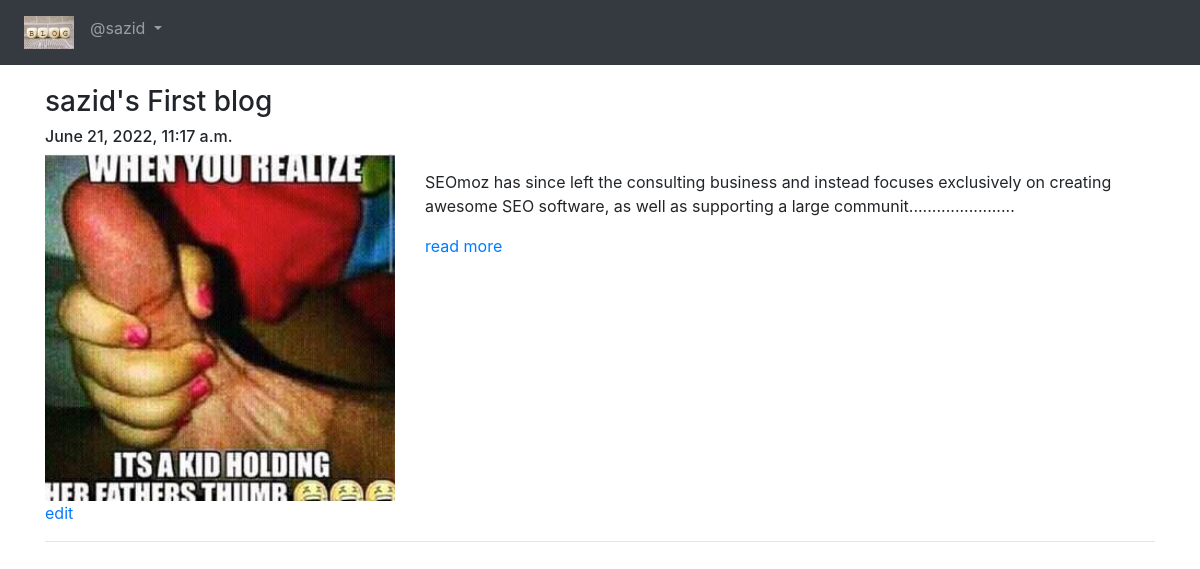
The page /blog/My-Blog (signed in) on the database its author committed.
### Blog_App/models.py (models this page shows, shortened)
class Blog(models.Model):
    author = models.ForeignKey(User,on_delete=models.CASCADE,related_name='post_author')
    blog_title = models.CharField(max_length=264,verbose_name='Put a Title')
    slug = models.SlugField(max_length=264,unique=True)
    blog_content = models.TextField(verbose_name=" What's on your mind ?")
    blog_image = models.ImageField(upload_to='blog_images',verbose_name="Image")
    publish_date = models.DateTimeField(auto_now_add=True)
    update_date = models.DateTimeField(auto_now=True)

### Blog_App/views.py (the view)
# urls.py: path('My-Blog',views.My_Blog.as_view(),name='My_Blog'),
class My_Blog(LoginRequiredMixin, TemplateView):
    template_name = 'Blog_App/My_Blog.html'

### Blog_App/templatetags/custom_filters.py (called while the page is built)
def range_filter(value):
    return value[0:150]+ "......................."

### templates/Blog_App/My_Blog.html (shortened to what this page needs)
{% extends 'base.html' %}
{% load custom_filters %}
{% block body_block %}
{% for blog in user.post_author.all %}
  <h3>{{ blog.blog_title }}</h3>
  <h6>{{blog.publish_date}}</h6>
  <div class="row">
    <div class="col-sm-4">
      <img src="/media/{{blog.blog_image}}" width="100%">
    </div>
    <div class="col-sm-8">
      <p>{{blog.blog_content|range_filter|linebreaks}}</p>
      <a href="{% url 'Blog_App:Blog_Details' slug=blog.slug %}">read more</a>
    </div>
  </div>
  <a href="{% url 'Blog_App:Edit_Blog' pk=blog.pk %}">edit</a>
  <hr>
  {% endfor %}
{% endblock %}

### templates/base.html (shortened to what this page needs)
<!DOCTYPE html>
<html lang="en" dir="ltr">
  <head>
    <link rel="stylesheet" href="https://maxcdn.bootstrapcdn.com/bootstrap/4.4.1/css/bootstrap.min.css">
    <link href="https://maxcdn.bootstrapcdn.com/font-awesome/4.7.0/css/font-awesome.min.css" rel="stylesheet">
  </head>
  <body>
    <nav class="navbar navbar-expand-sm bg-dark navbar-dark">
      <ul class="navbar-nav">
        <li class="nav-item active">
          <a class="nav-link" href="{% url 'index' %}"><img src="/media/blog.jpg" width="50px" alt="website logo"></a>
        </li>
        {% if user.is_authenticated  %}
        <div class="nav-item dropdown">
          <a class="nav-link dropdown-toggle" id="navbardrop" data-toggle="dropdown" href="#">
            @{{ user.username }}
          </a>
        </div>
        {% endif %}
      </ul>
    </nav>
    <div class="container" style="padding-top:20px">
      {% block body_block %}
      {% endblock %}
    </div>
  </body>
</html>

### rows shown on the page
Blog: blog_title "sazid's First blog", publish_date "June 21, 2022, 11:17 a.m.", blog_image (picture), blog_content|range_filter "SEOmoz has since left the consulting business and instead focuses exclusively on creating awesome SEO software, as well as supporting a large communit......................."

### other values the page prints
{{ user.username }} "sazid"
